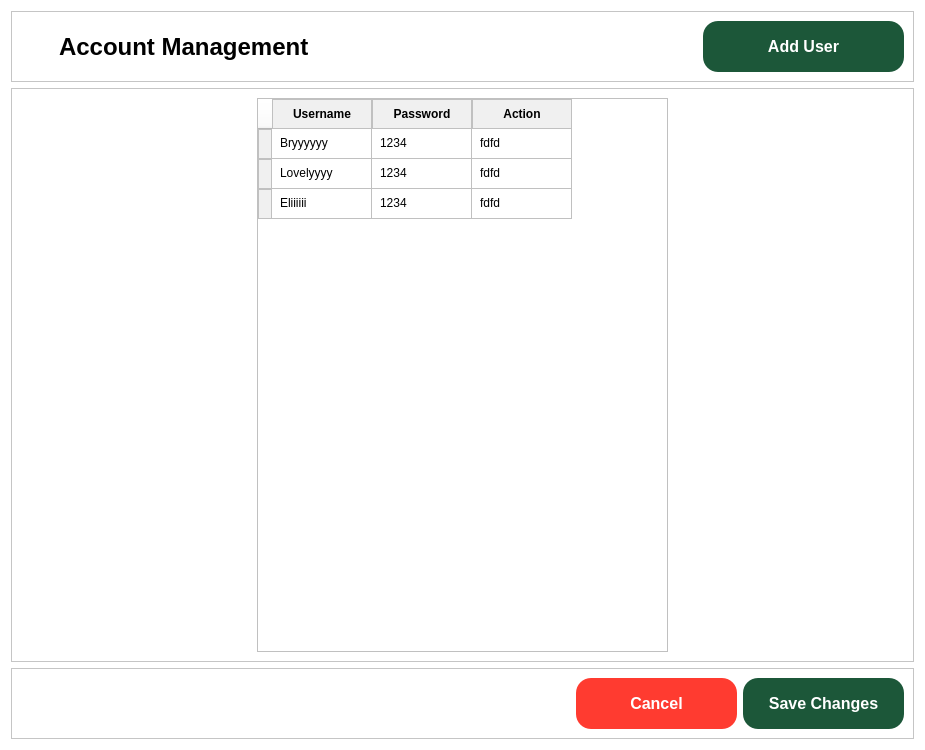
<?xml version="1.0" encoding="UTF-8"?>
<ui version="4.0">
 <class>Dialog</class>
 <widget class="QDialog" name="Dialog">
  <property name="geometry">
   <rect>
    <x>0</x>
    <y>0</y>
    <width>925</width>
    <height>750</height>
   </rect>
  </property>
  <property name="sizePolicy">
   <sizepolicy hsizetype="Preferred" vsizetype="Expanding">
    <horstretch>0</horstretch>
    <verstretch>0</verstretch>
   </sizepolicy>
  </property>
  <property name="minimumSize">
   <size>
    <width>925</width>
    <height>750</height>
   </size>
  </property>
  <property name="windowTitle">
   <string>Dialog</string>
  </property>
  <property name="styleSheet">
   <string notr="true">* {
background-color: white;
}</string>
  </property>
  <layout class="QVBoxLayout" name="verticalLayout">
   <item>
    <widget class="QFrame" name="frame">
     <property name="frameShape">
      <enum>QFrame::StyledPanel</enum>
     </property>
     <property name="frameShadow">
      <enum>QFrame::Raised</enum>
     </property>
     <layout class="QHBoxLayout" name="horizontalLayout">
      <item>
       <widget class="QPushButton" name="pushButton">
        <property name="styleSheet">
         <string notr="true">QPushButton{
	background-color: none;
	border: none;
}</string>
        </property>
        <property name="text">
         <string/>
        </property>
        <property name="icon">
         <iconset resource="resources.qrc">
          <normaloff>:/ICONS/462547553_520698087383761_137860076397263527_n.png</normaloff>:/ICONS/462547553_520698087383761_137860076397263527_n.png</iconset>
        </property>
        <property name="iconSize">
         <size>
          <width>40</width>
          <height>40</height>
         </size>
        </property>
       </widget>
      </item>
      <item>
       <widget class="QLabel" name="label">
        <property name="font">
         <font>
          <pointsize>18</pointsize>
          <weight>75</weight>
          <bold>true</bold>
         </font>
        </property>
        <property name="text">
         <string>Account Management</string>
        </property>
       </widget>
      </item>
      <item>
       <spacer name="horizontalSpacer">
        <property name="orientation">
         <enum>Qt::Horizontal</enum>
        </property>
        <property name="sizeHint" stdset="0">
         <size>
          <width>40</width>
          <height>20</height>
         </size>
        </property>
       </spacer>
      </item>
      <item>
       <widget class="QPushButton" name="pushButton_3">
        <property name="minimumSize">
         <size>
          <width>201</width>
          <height>51</height>
         </size>
        </property>
        <property name="font">
         <font>
          <pointsize>12</pointsize>
          <weight>75</weight>
          <bold>true</bold>
         </font>
        </property>
        <property name="styleSheet">
         <string notr="true">QPushButton {
    background-color: #1C5739;
    color: white;
    padding: 5px;
    border: none;
    border-radius: 15px;
}

QPushButton:hover {
    background-color: #25754c;
}

QPushButton:pressed {
    background-color: #1C5739;
}
</string>
        </property>
        <property name="text">
         <string>Add User</string>
        </property>
        <property name="icon">
         <iconset resource="resources.qrc">
          <normaloff>:/ICONS/460625174_1063840541791504_8083137884705313080_n.png</normaloff>:/ICONS/460625174_1063840541791504_8083137884705313080_n.png</iconset>
        </property>
        <property name="iconSize">
         <size>
          <width>30</width>
          <height>30</height>
         </size>
        </property>
        <property name="checkable">
         <bool>true</bool>
        </property>
        <property name="default">
         <bool>false</bool>
        </property>
        <property name="flat">
         <bool>false</bool>
        </property>
       </widget>
      </item>
     </layout>
    </widget>
   </item>
   <item>
    <widget class="QFrame" name="frame_2">
     <property name="sizePolicy">
      <sizepolicy hsizetype="Minimum" vsizetype="Minimum">
       <horstretch>0</horstretch>
       <verstretch>0</verstretch>
      </sizepolicy>
     </property>
     <property name="frameShape">
      <enum>QFrame::StyledPanel</enum>
     </property>
     <property name="frameShadow">
      <enum>QFrame::Raised</enum>
     </property>
     <layout class="QHBoxLayout" name="horizontalLayout_2">
      <item>
       <spacer name="horizontalSpacer_3">
        <property name="orientation">
         <enum>Qt::Horizontal</enum>
        </property>
        <property name="sizeHint" stdset="0">
         <size>
          <width>40</width>
          <height>20</height>
         </size>
        </property>
       </spacer>
      </item>
      <item>
       <widget class="QTableWidget" name="tableWidget">
        <property name="sizePolicy">
         <sizepolicy hsizetype="Expanding" vsizetype="Expanding">
          <horstretch>0</horstretch>
          <verstretch>0</verstretch>
         </sizepolicy>
        </property>
        <property name="minimumSize">
         <size>
          <width>411</width>
          <height>381</height>
         </size>
        </property>
        <property name="styleSheet">
         <string notr="true">QHeaderView::section {
    font-weight: bold;
    background-color: #F0F0F0;
    color: black;            
    padding: 5px;              
    border: 1px solid #C0C0C0;
}

QTableWidget {
    background-color: transparent;
    gridline-color: #C0C0C0;
    border: 1px solid #C0C0C0;
}

QTableWidget::item {
	background-color: white;
    padding: 5px;
}

QPushButton {
    background-color: transparent;
    border: none;
}

QPushButton:hover {
    background-color: #E8F4F8;
    border-radius: 5px;
}

QTableWidget::item:selected {
    background-color: #CCE7F0;
    color: black;
}
</string>
        </property>
        <row>
         <property name="text">
          <string/>
         </property>
        </row>
        <row>
         <property name="text">
          <string/>
         </property>
        </row>
        <row>
         <property name="text">
          <string/>
         </property>
        </row>
        <column>
         <property name="text">
          <string>Username</string>
         </property>
        </column>
        <column>
         <property name="text">
          <string>Password</string>
         </property>
        </column>
        <column>
         <property name="text">
          <string>Action</string>
         </property>
        </column>
        <item row="0" column="0">
         <property name="text">
          <string>Bryyyyyy</string>
         </property>
        </item>
        <item row="0" column="1">
         <property name="text">
          <string>1234</string>
         </property>
        </item>
        <item row="0" column="2">
         <property name="text">
          <string>fdfd</string>
         </property>
        </item>
        <item row="1" column="0">
         <property name="text">
          <string>Lovelyyyy</string>
         </property>
        </item>
        <item row="1" column="1">
         <property name="text">
          <string>1234</string>
         </property>
        </item>
        <item row="1" column="2">
         <property name="text">
          <string>fdfd</string>
         </property>
        </item>
        <item row="2" column="0">
         <property name="text">
          <string>Eliiiiii</string>
         </property>
        </item>
        <item row="2" column="1">
         <property name="text">
          <string>1234</string>
         </property>
        </item>
        <item row="2" column="2">
         <property name="text">
          <string>fdfd</string>
         </property>
        </item>
       </widget>
      </item>
      <item>
       <spacer name="horizontalSpacer_4">
        <property name="orientation">
         <enum>Qt::Horizontal</enum>
        </property>
        <property name="sizeHint" stdset="0">
         <size>
          <width>40</width>
          <height>20</height>
         </size>
        </property>
       </spacer>
      </item>
     </layout>
    </widget>
   </item>
   <item>
    <widget class="QFrame" name="frame_3">
     <property name="sizePolicy">
      <sizepolicy hsizetype="Preferred" vsizetype="Minimum">
       <horstretch>0</horstretch>
       <verstretch>0</verstretch>
      </sizepolicy>
     </property>
     <property name="frameShape">
      <enum>QFrame::StyledPanel</enum>
     </property>
     <property name="frameShadow">
      <enum>QFrame::Raised</enum>
     </property>
     <layout class="QHBoxLayout" name="horizontalLayout_3">
      <item>
       <spacer name="horizontalSpacer_2">
        <property name="orientation">
         <enum>Qt::Horizontal</enum>
        </property>
        <property name="sizeHint" stdset="0">
         <size>
          <width>40</width>
          <height>20</height>
         </size>
        </property>
       </spacer>
      </item>
      <item>
       <widget class="QPushButton" name="pushButton_4">
        <property name="minimumSize">
         <size>
          <width>161</width>
          <height>51</height>
         </size>
        </property>
        <property name="maximumSize">
         <size>
          <width>161</width>
          <height>51</height>
         </size>
        </property>
        <property name="font">
         <font>
          <pointsize>12</pointsize>
          <weight>75</weight>
          <bold>true</bold>
         </font>
        </property>
        <property name="styleSheet">
         <string notr="true">QPushButton {
    background-color: #FF3B30;
    color: white;
    padding: 5px;
    border: none;
    border-radius: 15px;
}

QPushButton:hover {
    background-color: #FF5A4D;
}

QPushButton:pressed {
    background-color: #E63946;
}
</string>
        </property>
        <property name="text">
         <string>Cancel</string>
        </property>
       </widget>
      </item>
      <item>
       <widget class="QPushButton" name="pushButton_2">
        <property name="minimumSize">
         <size>
          <width>161</width>
          <height>51</height>
         </size>
        </property>
        <property name="maximumSize">
         <size>
          <width>161</width>
          <height>51</height>
         </size>
        </property>
        <property name="font">
         <font>
          <pointsize>12</pointsize>
          <weight>75</weight>
          <bold>true</bold>
         </font>
        </property>
        <property name="styleSheet">
         <string notr="true">QPushButton {
    background-color: #1C5739;
    color: white;
    padding: 5px;
    border: none;
    border-radius: 15px;
}

QPushButton:hover {
    background-color: #25754c;
}

QPushButton:pressed {
    background-color: #1C5739;
}
</string>
        </property>
        <property name="text">
         <string>Save Changes</string>
        </property>
       </widget>
      </item>
     </layout>
    </widget>
   </item>
  </layout>
 </widget>
 <resources>
  <include location="resources.qrc"/>
 </resources>
 <connections/>
</ui>
